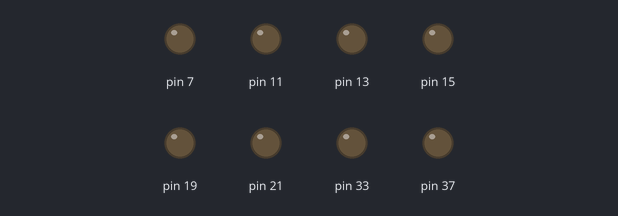
This program was run on a simulated Raspberry Pi (header pin numbers). Parts: output pins drawn as LEDs (lit = HIGH). What the program prints to the terminal is not drawn.

Above: at 0.05 s.
At 4.95 s:
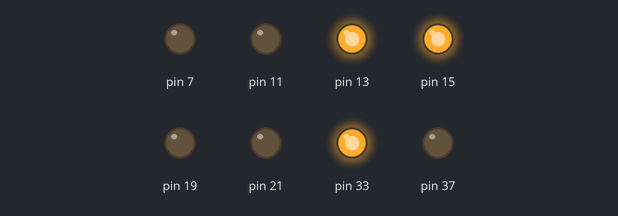
At 9.95 s:
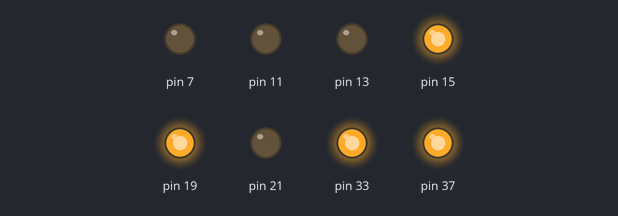
At 19.95 s:
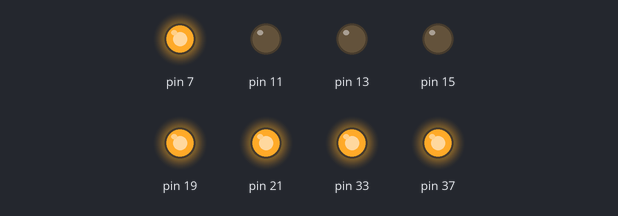
At 29.85 s:
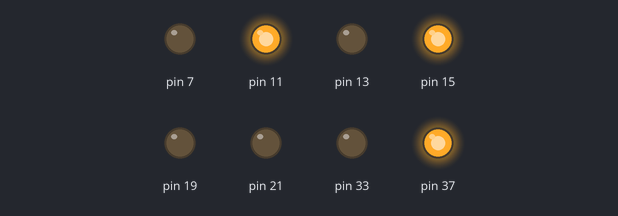
At 39.86 s:
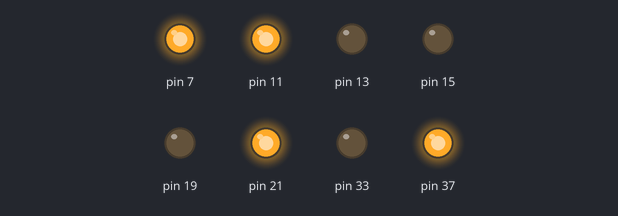
Timing chart, 0 to 40.0 s (numbered marks = the images above):
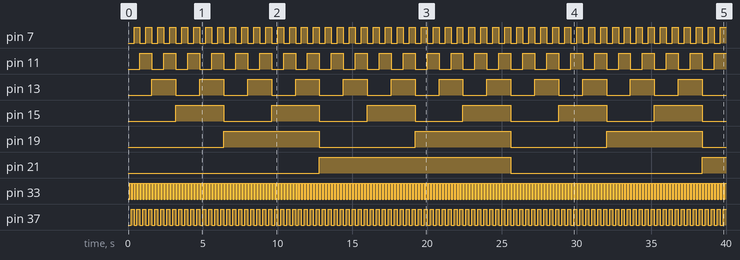

The program:

LED_binary_counter.py
```python
# LED Binary counter
# counter.py
import RPi.GPIO as GPIO
import time
#220 ohm resistors

print "=== Binary counter ==="

GPIO.setwarnings(False)
GPIO.setmode(GPIO.BOARD) # access pins by their numbers

# Configure 8 pins to output mode
GPIO.setup(33, GPIO.OUT) # pin 33 for bit 0
GPIO.setup(37, GPIO.OUT) # pin 37 for bit 1
GPIO.setup(7,  GPIO.OUT)
GPIO.setup(11, GPIO.OUT)
GPIO.setup(13, GPIO.OUT)
GPIO.setup(15, GPIO.OUT)
GPIO.setup(19, GPIO.OUT)
GPIO.setup(21, GPIO.OUT) # pin 21 for bit 7

cnt = 0
print("Press Ctrl-C to exit")

try:
	while True:
		GPIO.output(33, cnt & 0x01) # set bit 0
		GPIO.output(37, cnt & 0x02)
		GPIO.output(7,  cnt & 0x04)
		GPIO.output(11, cnt & 0x08)
		GPIO.output(13, cnt & 0x10)
		GPIO.output(15, cnt & 0x20)
		GPIO.output(19, cnt & 0x40)
		GPIO.output(21, cnt & 0x80) # set bit 7
		time.sleep(0.1)             # wait 100 msec
		cnt += 1 %  256				# increment counter up to 255, then reset to 0

except KeyboardInterrupt:
	GPIO.cleanup()
```

Measured:
- by itself, pin 7: alternates HIGH for 0.40 s and LOW for 0.40 s
- by itself, pin 11: alternates HIGH for 0.80 s and LOW for 0.80 s
- by itself, pin 13: alternates HIGH for 1.6 s and LOW for 1.6 s
- by itself, pin 15: alternates HIGH for 3.2 s and LOW for 3.2 s
- by itself, pin 19: alternates HIGH for 6.4 s and LOW for 6.4 s
- by itself, pin 21: LOW → HIGH at 12.8 s, → LOW 12.8 s later, → HIGH 12.8 s later
- by itself, pin 33: alternates HIGH for 0.10 s and LOW for 0.10 s
- by itself, pin 37: alternates HIGH for 0.20 s and LOW for 0.20 s
